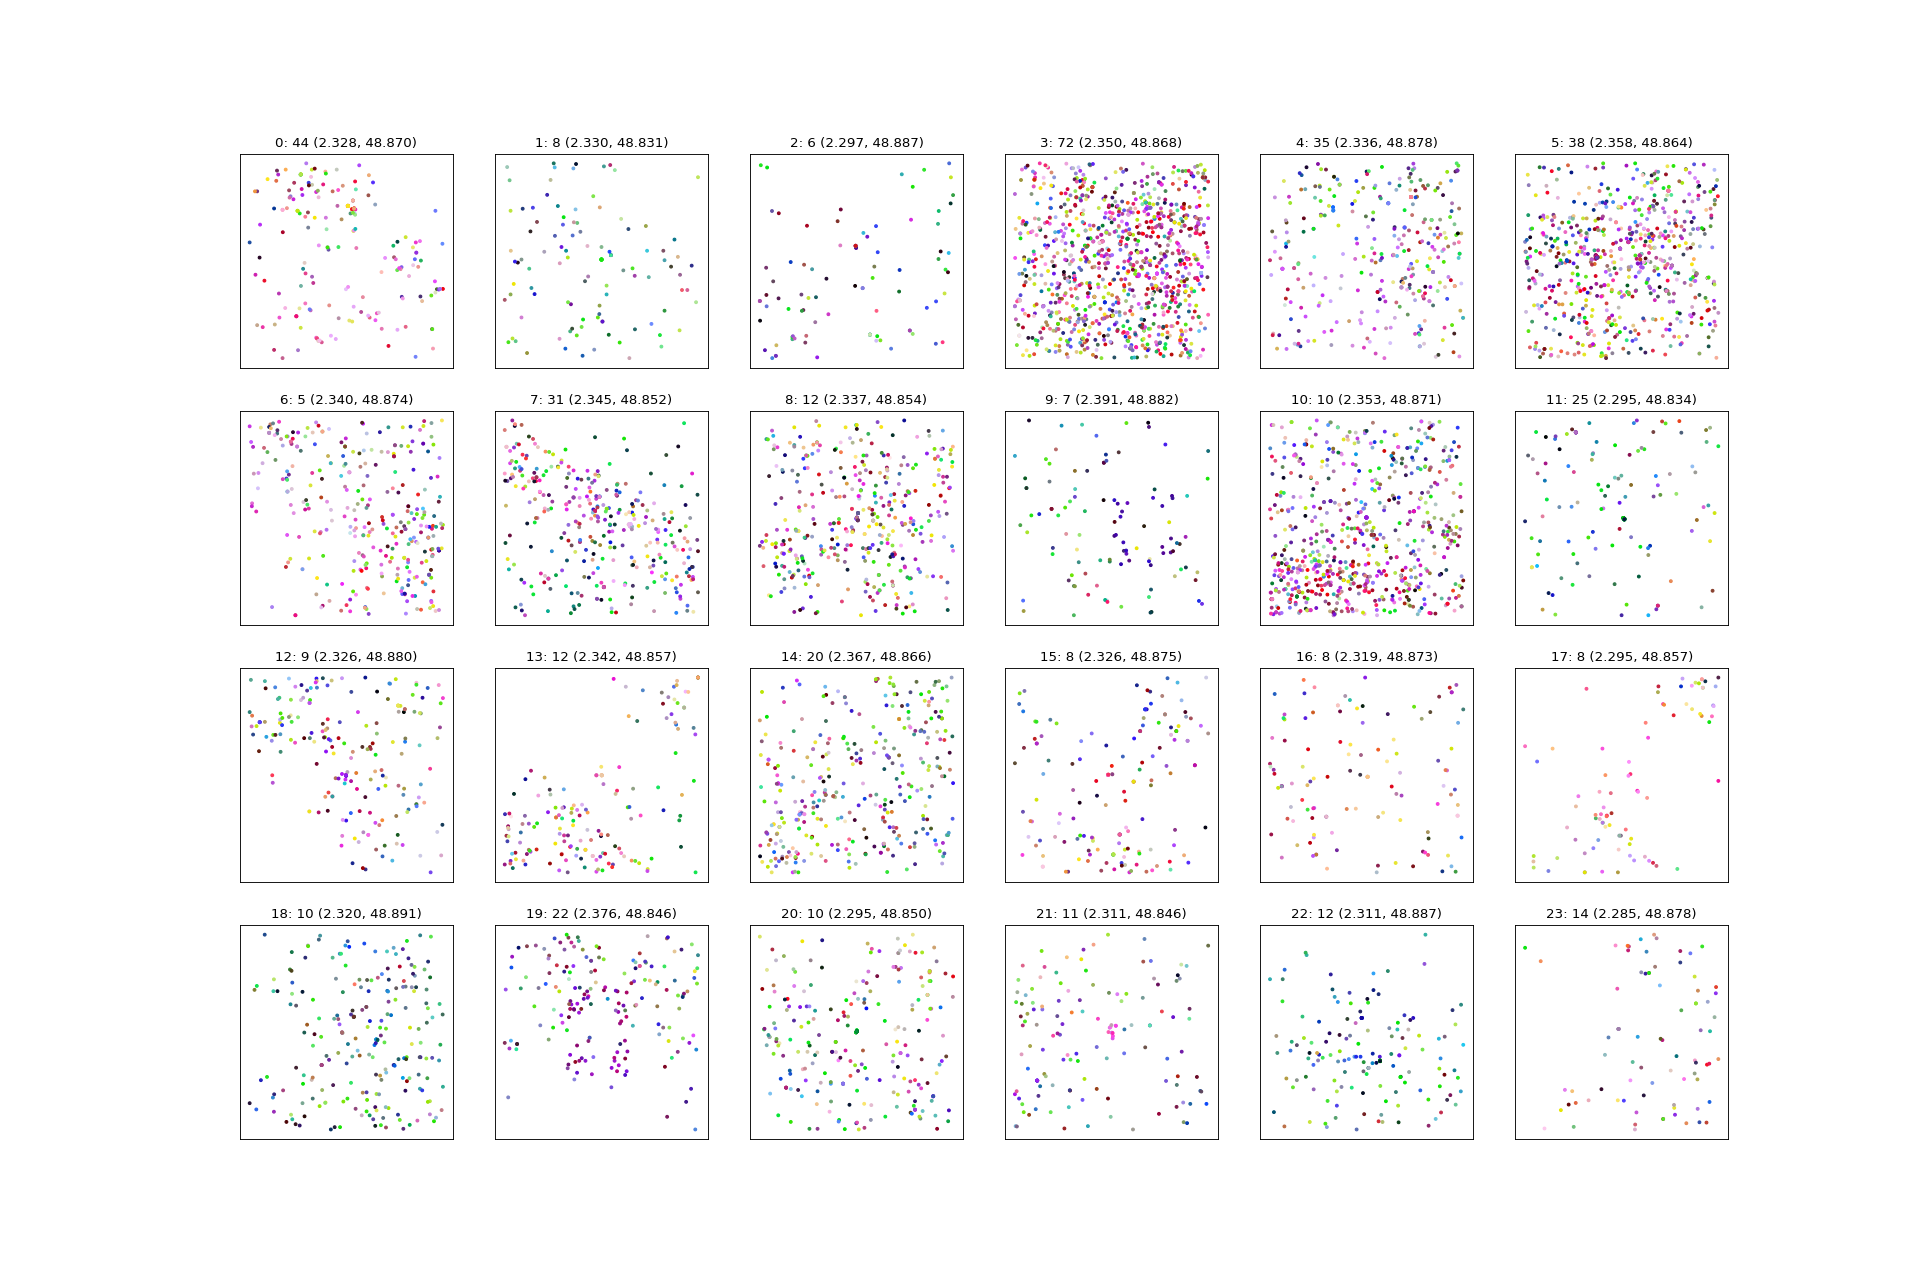

This chart was generated by the following Python code:
import numpy as np
import pandas as pd
import matplotlib.pyplot as plt
from sklearn.neighbors import NearestNeighbors
from sklearn.cluster import DBSCAN

df = pd.read_csv('paris_listings.csv')
cols = ['price', 'review_scores_rating', 'number_of_reviews']
rgb = df[cols].rank(pct=True).values

nn = NearestNeighbors(n_neighbors=8).fit(df[['latitude', 'longitude']])
_, idx = nn.kneighbors(df[['latitude', 'longitude']])
df['nb_std'] = sum(rgb[idx][:, :, i].std(axis=1) for i in range(3))

tmp = df[df.nb_std < df.nb_std.quantile(0.02)].copy()
tmp['cl'] = DBSCAN(eps=0.003, min_samples=5).fit_predict(tmp[['latitude', 'longitude']])
print(tmp.cl.value_counts())

cls = sorted(c for c in tmp.cl.unique() if c >= 0)
fig, ax = plt.subplots(4, 6, figsize=(24, 16))
for a, c in zip(ax.flat, cls):
    t = tmp[tmp.cl == c]
    lo, la = t.longitude.mean(), t.latitude.mean()
    near = df[((df.longitude - lo).abs() < 0.004) & ((df.latitude - la).abs() < 0.003)]
    a.scatter(near.longitude, near.latitude, s=6, c=rgb[near.index])
    a.set_title(f'{c}: {len(t)} ({lo:.3f}, {la:.3f})')
    a.set_xticks([]); a.set_yticks([])
plt.savefig('clumps.png', dpi=80)
